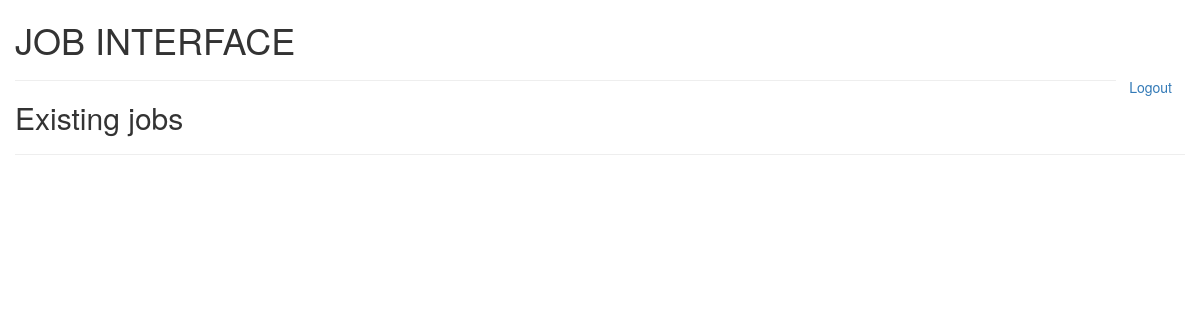
The page /naukri/display_jobs/ on the database as committed earlier.
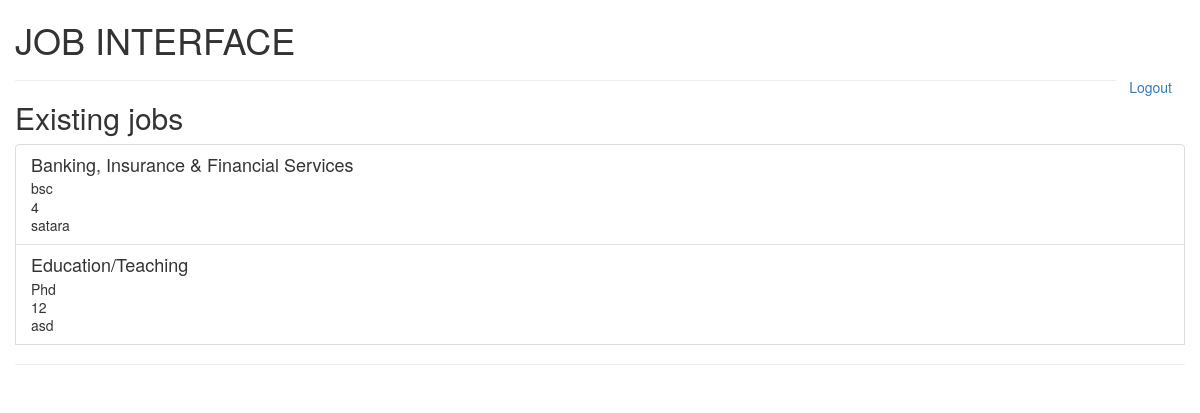
The same page on the database as committed later.
### naukri/models.py (models this page shows)
class Job(models.Model):
	company_providing_job= models.ForeignKey(Company)
	department= models.CharField(max_length=20)
	qualifications= models.CharField(max_length=40)
	experience= models.CharField(max_length=40)
	location= models.CharField(max_length=15)

### naukri/views.py (the view)
def displayJobs(request):
	l= tuple(Job.objects.all())
	return render(request, 'displayJobs.html', {'jobs':l})

### naukri/templates/displayJobs.html (shortened to what this page needs)
{% extends 'base.html' %}
{% block content %}
<hr>
<h2>Existing jobs</h2>
<ul class="list-group">
	{% for job in jobs %}
	<li class="list-group-item ">
    	<h4 class="list-group-item-heading">{{job.department}}</h4>
    	<p class="list-group-item-text">
    		{{job.qualifications}}	<br>
    		{{job.experience}}	<br>
    		{{job.location}}
    	</p>
	</li>
	{% endfor %}
{% endblock %}

### templates/base.html (shortened to what this page needs)
<!DOCTYPE HTML>
<html lang="en">
<head>
	<link rel="stylesheet" href="https://maxcdn.bootstrapcdn.com/bootstrap/3.3.7/css/bootstrap.min.css">
</head>
<body>
    <div class="container-fluid">
        <h1>JOB INTERFACE</h1>
        {% block login%}
        <a class="btn btn-link" style="float: right;" href="/naukri/">Logout</a>
        {% endblock %}
        {% block content %}{% endblock %}
        {% block footer %}
        <hr>
        {% endblock %}
    </div>
</body>
</html>

Rows that differ between the two databases and show on the page:
added Job: department "Banking, Insurance & Financial Services", qualifications "bsc", experience "4", location "satara"
added Job: department "Education/Teaching", qualifications "Phd", experience "12", location "asd"
